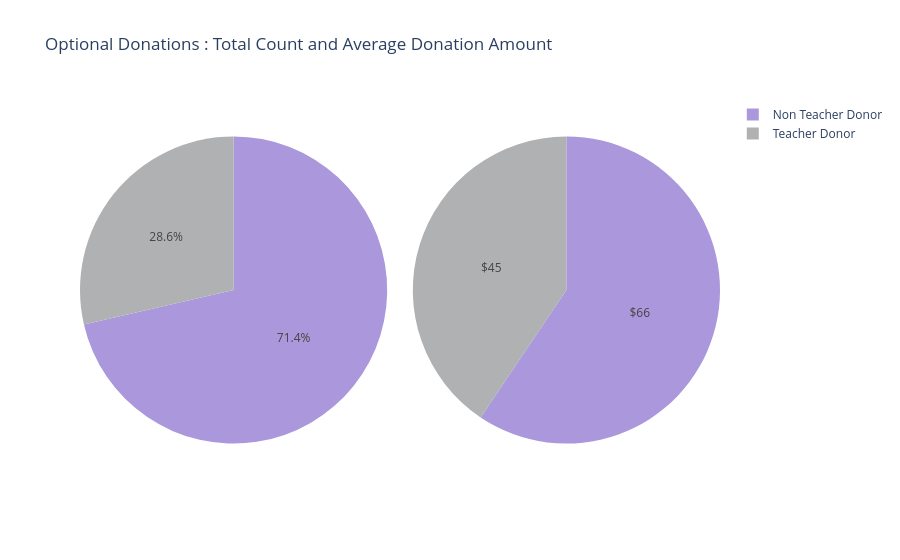

Source (notebook cell):
### Markdown cell above
### **3.4.2 Donantes docentes vs. no docentes: volumen y monto promedio**
Dos gráficos de pastel lado a lado que comparan el número total de donaciones realizadas por docentes vs. no docentes, junto con el monto promedio que cada grupo aporta por donación (calculado mediante merge de Donors y Donations).

### Code cell
# lets combine donors and donations
combined_df = donations_df.merge(donors_df, on='Donor ID', how='inner')
# combined_df.head(10)

tempdf = combined_df.groupby('Donor Is Teacher').agg({'Donor Is Teacher' : 'count', 'Donation Amount' : 'mean'})
values1 = list(tempdf['Donor Is Teacher'])
values2 = list(tempdf['Donation Amount'])
values2t = [str("$")+str(int(x)) for x in values2]
domain1 = {'x': [0.2, 0.50], 'y': [0.0, 0.33]}
domain2 = {'x': [0.8, 0.50], 'y': [0.0, 0.33]}

labels = list(tempdf.index)
mp={'Yes' : 'Teacher Donor', 'No' : 'Non Teacher Donor'}
labels = [mp[x] for x in labels]
trace1 = go.Pie(labels=labels, values=values1, marker=dict(colors=[  '#75e575', '#ea7c96',]))
trace2 = go.Pie(labels=labels, values=values2, marker=dict(colors=['#75e575', '#ea7c96',]), textinfo = "text", text=values2t)

layout = go.Layout(title='Number of Donations with Optional Donations', width=800, height=400)
# fig = go.Figure(data=[trace1], layout=layout)
# iplot(fig)

layout = go.Layout(title='Average Amount Donated in Optional Donations', width=800, height=400)
# fig = go.Figure(data=[trace2], layout=layout)
# iplot(fig)

fig = {
  "data": [
    {
      "values": values1,
      "labels": labels,
      "domain": {"x": [0, .48]},
    "marker" : dict(colors=[ '#ab97db',  '#b0b1b2']),
      "name": "No. of donations with Optional Donations",
#       "hoverinfo":"label+percent+name",
#       "hole": .4,

      "type": "pie"
    },
    {
      "values": values2,
      "labels": labels,
        "marker" : dict(colors=[ '#ab97db',  '#b0b1b2']),
      "domain": {"x": [.52, 1]},
      "name": "Average Amount Donated in Optional Donations",
        "text" : values2t,
        "textinfo" : "text",
      "type": "pie"
    }],
  "layout": {
        "title":"Optional Donations : Total Count and Average Donation Amount",

    }
}
iplot(fig, filename='donut')

### Figure 1 — Plotly figure (JSON) as saved in the notebook; plotly's stock layout.template omitted (floating-point values rounded to 4 significant figures)
{"data": [{"domain": {"x": [0, 0.48]}, "labels": ["Non Teacher Donor", "Teacher Donor"], "marker": {"colors": ["#ab97db", "#b0b1b2"]}, "name": "No. of donations with Optional Donations", "type": "pie", "values": [3342679, 1339221]}, {"domain": {"x": [0.52, 1]}, "labels": ["Non Teacher Donor", "Teacher Donor"], "marker": {"colors": ["#ab97db", "#b0b1b2"]}, "name": "Average Amount Donated in Optional Donations", "text": ["$66", "$45"], "textinfo": "text", "type": "pie", "values": [66.73, 45.55]}], "layout": {"title": {"text": "Optional Donations : Total Count and Average Donation Amount"}}}
